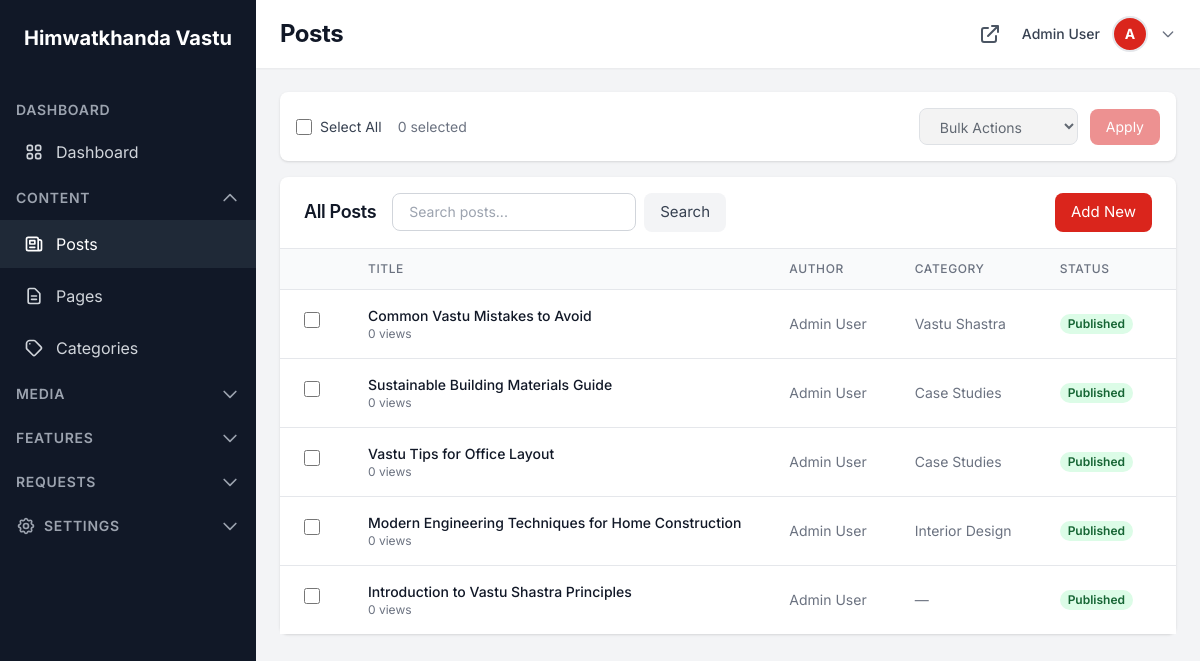
The app's page /dashboard/posts/ (signed in), older data.
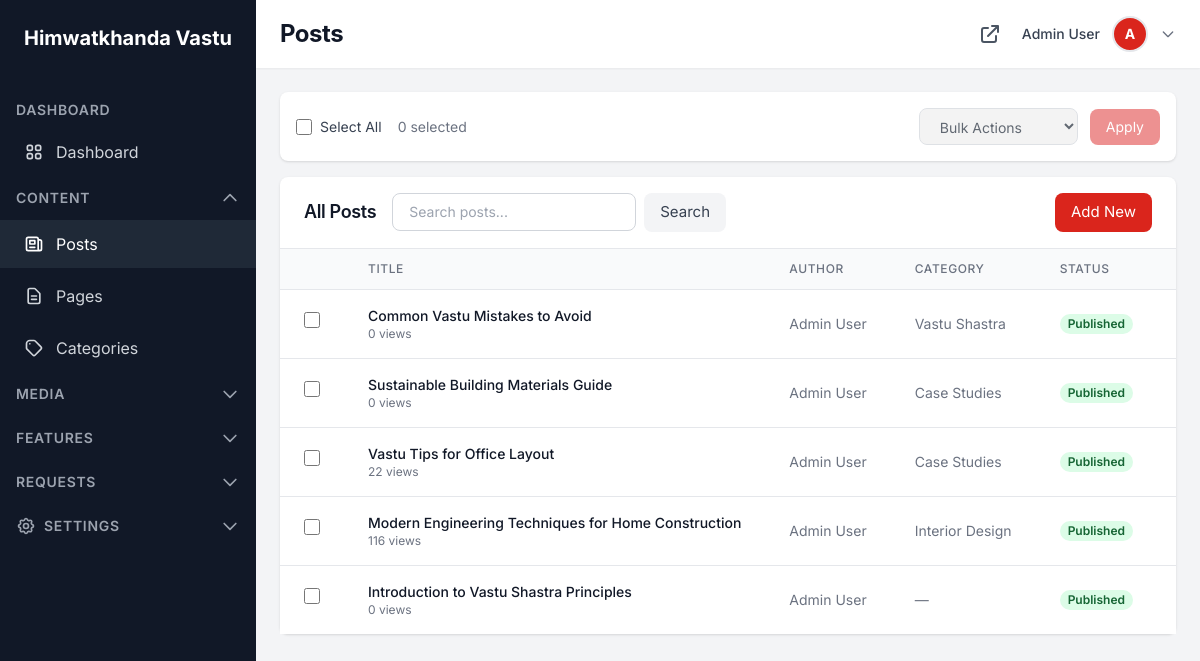
The same page, newer data.
### dashboard/models.py (models this page shows, shortened)
class TimestampModel(models.Model):
    created_at = models.DateTimeField(auto_now_add=True)
    updated_at = models.DateTimeField(auto_now=True)
    class Meta:
        abstract = True

class Post(TimestampModel):
    STATUS_CHOICES = [
        ('draft', 'Draft'),
        ('published', 'Published'),
        ('archived', 'Archived'),
    ]
    title = models.CharField(max_length=255)
    slug = models.SlugField(unique=True)
    content = models.TextField()
    excerpt = models.TextField(blank=True)
    featured_image = models.ImageField(upload_to='posts/', null=True, blank=True)
    keywords = models.CharField(max_length=255, blank=True)
    custom_fields = models.JSONField(null=True, blank=True)
    author = models.ForeignKey(User, on_delete=models.CASCADE, related_name='posts')
    category = models.ForeignKey(Category, on_delete=models.SET_NULL, null=True, blank=True, related_name='posts')
    tags = models.ManyToManyField(Tag, blank=True, related_name='posts')
    status = models.CharField(max_length=20, choices=STATUS_CHOICES, default='draft')
    view_count = models.PositiveIntegerField(default=0)
    allow_comments = models.BooleanField(default=True)
    published_at = models.DateTimeField(null=True, blank=True)
    template_name = models.CharField(max_length=255, blank=True, help_text="Custom template path (e.g., 'cms/posts/services-post.html'). Leave empty for auto-detection.")
    class Meta:
        ordering = ['-published_at', '-created_at']

class Category(TimestampModel):
    STATUS_CHOICES = [
        ('active', 'Active'),
        ('inactive', 'Inactive'),
    ]
    CONTENT_TYPE_CHOICES = [
        ('posts', 'Posts'),
        ('pages', 'Pages'),
        ('services', 'Services'),
        ('trainings', 'Trainings'),
    ]
    name = models.CharField(max_length=255)
    slug = models.SlugField(unique=True)
    description = models.TextField(blank=True)
    parent = models.ForeignKey('self', on_delete=models.CASCADE, null=True, blank=True, related_name='children')
    image = models.ImageField(upload_to='categories/', null=True, blank=True)
    sort_order = models.IntegerField(default=0)
    status = models.CharField(max_length=20, choices=STATUS_CHOICES, default='active')
    template_name = models.CharField(max_length=255, blank=True, help_text="Custom template path (e.g., 'cms/categories/services-category.html'). Leave empty for auto-detection.")
    applies_to = models.ManyToManyField(
        ContentType,
        blank=True,
        related_name='categories',
        help_text="Select which content types this category applies to",
        limit_choices_to={'model__in': ['post', 'page', 'service', 'training']}
    )
    class Meta:
        verbose_name_plural = 'Categories'
        ordering = ['sort_order', 'name']
    def __str__(self):
        return self.name

### accounts/models.py (models this page shows, shortened)
class User(AbstractUser):
    ROLE_CHOICES = [
        ('user', 'User'),
        ('admin', 'Admin'),
    ]
    STATUS_CHOICES = [
        ('active', 'Active'),
        ('inactive', 'Inactive'),
        ('banned', 'Banned'),
    ]
    email = models.EmailField(unique=True)
    avatar = models.ImageField(upload_to='avatars/', null=True, blank=True)
    phone = models.CharField(max_length=50, blank=True)
    bio = models.TextField(blank=True)
    role = models.CharField(max_length=20, choices=ROLE_CHOICES, default='user')
    status = models.CharField(max_length=20, choices=STATUS_CHOICES, default='active')
    email_verified = models.BooleanField(default=False)
    email_verified_at = models.DateTimeField(null=True, blank=True)
    last_login_at = models.DateTimeField(null=True, blank=True)
    created_at = models.DateTimeField(auto_now_add=True)
    updated_at = models.DateTimeField(auto_now=True)
    class Meta:
        ordering = ['-created_at']
    @property
    def name(self):
        return f"{self.first_name} {self.last_name}".strip() or self.username
    @property
    def is_admin(self):
        return self.role == 'admin' or self.is_superuser

### dashboard/views.py (the view)
# urls.py: path('posts/', views.PostListView.as_view(), name='post_list'),
class PostListView(BaseListView):
    model = Post
    template_name = 'dashboard/post_list.html'
    context_object_name = 'posts'
    def get_queryset(self):
        return Post.objects.select_related('category', 'author').order_by('-created_at')

### dashboard/models.py (called while the page is built)
    @classmethod
    def get_instance(cls):
        instance, created = cls.objects.get_or_create(pk=1, defaults={'name': 'CEO Name'})
        return instance

    @classmethod
    def get_instance(cls):
        instance, created = cls.objects.get_or_create(pk=1)
        return instance

### dashboard/views.py (called while the page is built)
    def test_func(self):
        return self.request.user.is_admin

    def get_context_data(self, **kwargs):
        context = super().get_context_data(**kwargs)
        context['search_query'] = self.request.GET.get('search', '')
        return context

### pages/context_processors.py (called while the page is built)
def page_context(request):
    context = {}
    try:
        context['galleries'] = Gallery.objects.filter(
            status='active'
        ).prefetch_related('images').order_by('sort_order')
    except:
        context['galleries'] = []
    try:
        products = Product.objects.filter(status='active').order_by('-featured', 'sort_order')
        category = request.GET.get('category')
        if category:
            products = products.filter(category=category)
        context['products'] = products
    except:
        context['products'] = []
    return context

### templates/dashboard/post_list.html (shortened to what this page needs)
{% extends 'dashboard/base.html' %}
{% block page_title %}Posts{% endblock %}
{% block dashboard_content %}
{% include 'dashboard/bulk_actions.html' with model_name='post' %}
<div class="bg-white rounded-lg shadow">
    <div class="px-6 py-4 border-b border-gray-200 flex items-center justify-between">
        <div class="flex items-center space-x-4">
            <h3 class="text-lg font-semibold text-gray-900">All Posts</h3>
            <form method="get" class="flex items-center">
                <input type="text" name="search" value="{{ search_query }}" placeholder="Search posts..."
                       class="px-4 py-2 border border-gray-300 rounded-lg text-sm focus:outline-none focus:ring-2 focus:ring-primary focus:border-primary">
                <button type="submit" class="ml-2 px-4 py-2 bg-gray-100 text-gray-700 rounded-lg hover:bg-gray-200">
                    Search
                </button>
            </form>
        </div>
        <a href="{% url 'dashboard:post_create' %}" class="px-4 py-2 bg-primary text-white rounded-lg hover:bg-red-700 transition-colors">
            Add New
        </a>
    </div>
    <div class="overflow-x-auto">
        <table class="min-w-full divide-y divide-gray-200">
            <thead class="bg-gray-50">
                <tr>
                    <th class="px-6 py-3 text-left text-xs font-medium text-gray-500 uppercase tracking-wider w-12">
                    </th>
                    <th class="px-6 py-3 text-left text-xs font-medium text-gray-500 uppercase tracking-wider">Title</th>
                    <th class="px-6 py-3 text-left text-xs font-medium text-gray-500 uppercase tracking-wider">Author</th>
                    <th class="px-6 py-3 text-left text-xs font-medium text-gray-500 uppercase tracking-wider">Category</th>
                    <th class="px-6 py-3 text-left text-xs font-medium text-gray-500 uppercase tracking-wider">Status</th>
                    <th class="px-6 py-3 text-left text-xs font-medium text-gray-500 uppercase tracking-wider">Date</th>
                </tr>
            </thead>
            <tbody class="bg-white divide-y divide-gray-200">
                {% for post in posts %}
                <tr class="hover:bg-gray-50">
                    <td class="px-6 py-4">
                        <input type="checkbox" class="item-checkbox h-4 w-4 text-primary focus:ring-primary border-gray-300 rounded" value="{{ post.pk }}">
                    </td>
                    <td class="px-6 py-4 whitespace-nowrap">
                        <div class="flex items-center">
                            <div>
                                <div class="text-sm font-medium text-gray-900">{{ post.title }}</div>
                                <div class="text-xs text-gray-500">{{ post.view_count }} views</div>
                            </div>
                        </div>
                    </td>
                    <td class="px-6 py-4 whitespace-nowrap text-sm text-gray-500">{{ post.author.name }}</td>
                    <td class="px-6 py-4 whitespace-nowrap text-sm text-gray-500">{{ post.category|default:"—" }}</td>
                    <td class="px-6 py-4 whitespace-nowrap">
                        <span class="px-2 inline-flex text-xs leading-5 font-semibold rounded-full
                            {% if post.status == 'published' %}bg-green-100 text-green-800
                            {% elif post.status == 'draft' %}bg-yellow-100 text-yellow-800
                            {% else %}bg-gray-100 text-gray-800{% endif %}">
                            {{ post.get_status_display }}
                        </span>
                    </td>
                    <td class="px-6 py-4 whitespace-nowrap text-sm text-gray-500">
                    </td>
                </tr>
                {% empty %}
                <tr>
                    <td colspan="7" class="px-6 py-4 text-center text-gray-500">No posts found.</td>
                </tr>
                {% endfor %}
            </tbody>
        </table>
    </div>
</div>
{% endblock %}

Row changes from the older to the newer data that the page shows:
changed Post "Vastu Tips for Office Layout": view_count "0" → "22"
changed Post "Modern Engineering Techniques for Home Construction": view_count "0" → "116"
